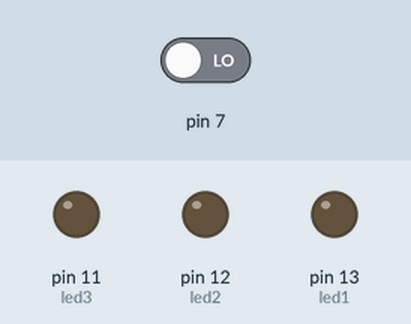
Bench run of a sketch on a simulated Arduino Uno, built with avr-gcc and run on an emulated ATmega328P. On the bench: output pins drawn as LEDs (lit = HIGH). Dashed ring = blinking. The test bench sets the inputs (shaded band); at power-on: pin 7 LOW.

Above: at 1.2 s.
1.3 s: pin 7 driven HIGH
At 1.43 s:
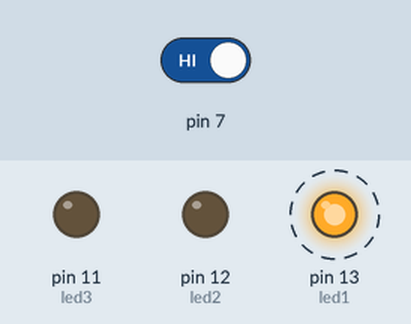
At 2.09 s:
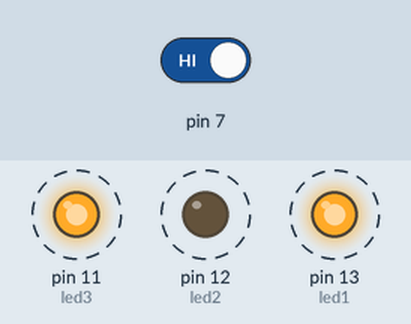
4.3 s: pin 7 driven LOW
At 5.4 s:
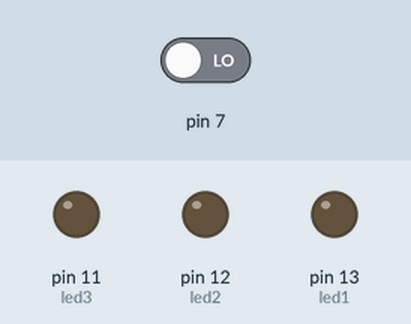
Timing chart, 0 to 7.3 s (numbered marks = the images above; inputs shaded):
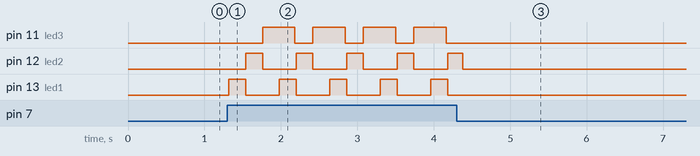

The sketch:

sensorTouch.ino
```cpp
int led1 = 13;
int led2 = 12;
int led3 = 11;

int identificador = 0;

void setup() {
  // put your setup code here, to run once:
  pinMode(led1, OUTPUT);
  pinMode(led2, OUTPUT);
  pinMode(led3, OUTPUT);
}

void loop() {
  // put your main code here, to run repeatedly:
  if(digitalRead(7) == HIGH){
    delay(20);

    if (identificador == 0){
      digitalWrite(led1, HIGH);
      delay(200);
      digitalWrite(led2, LOW);
      digitalWrite(led3, LOW);
      identificador += 1;
    }


      else if (identificador == 1){
      digitalWrite(led1, LOW);
      digitalWrite(led2, HIGH);
      delay(200);
      digitalWrite(led3, LOW);
      identificador += 1;
    }
    else if (identificador == 2){
      digitalWrite(led1, LOW);
      digitalWrite(led2, LOW);
      digitalWrite(led3, HIGH);
      delay(200);
      identificador = 0;
    }
  }

  else {
  digitalWrite(led1, LOW);
  digitalWrite(led2, LOW);
  digitalWrite(led3, LOW);
  }
}
```

Measured:
- after the input at 1.3 s, pin 11 (led3): alternates HIGH for 0.42 s and LOW for 0.24 s, starting after 0.46 s; pin 12 (led2): alternates HIGH for 0.22 s and LOW for 0.44 s, starting after 0.24 s; pin 13 (led1): alternates HIGH for 0.22 s and LOW for 0.44 s, starting at once
- after the input at 4.3 s, pin 11 (led3), pin 13 (led1): stops changing and stays LOW; pin 12 (led2): goes on until 4.4 s, then stays LOW
